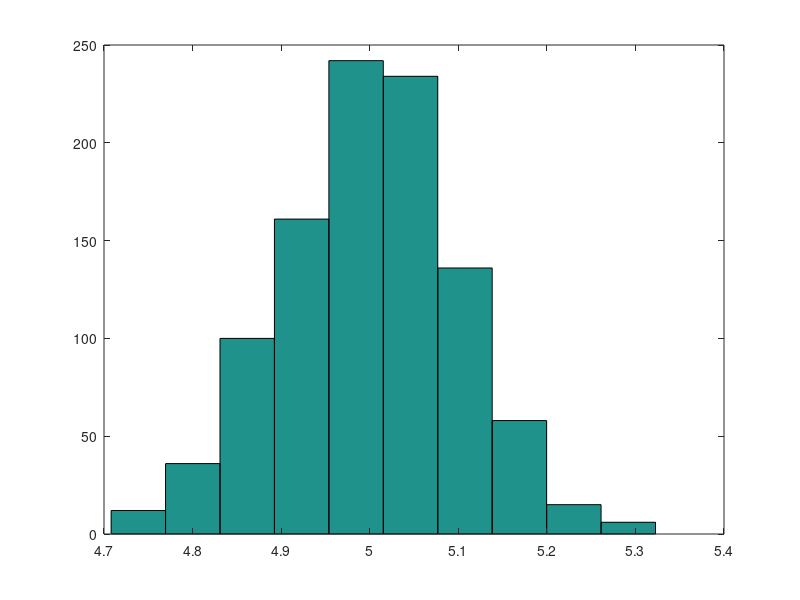

MATLAB code for this plot:
%_____%
% E01 %
%_____%

clc
clear
%% 1.
B = randn(3,4);
B(1,1) = 0;
B(:,2) = [];

%% 2.
A = randn(2,5);
D = A(:,1:3);
F = A(:,[2,4]);

%% 3.
% ich gehe davon das dass es mit matrix B gemeint ist.
A'
inv(A'*A)
det(A'*A)

%% 4.
z = randn(100,1);
z_mean = sum(z) / 100;
mean(z) - z_mean
square_div = z-z_mean;
z_var = square_div' * square_div /99;
z_std = sqrt(z_var);
z_var - var(z)
z_std - std(z)

%% 5.
z_sorted = z;
for i=1:100 
    for j=1:i
        if z_sorted(j) > z_sorted(i)
            foo = z_sorted(j);
            z_sorted(j) = z_sorted(i);
            z_sorted(i) = foo;
        end
    end
end
all(z_sorted == sort(z))

%% 6.
alpha = 0.1;
Ci = z_mean + z_std * tinv(1-alpha/2, 99) * [-1 ,1]
hist(z);

%% 7.
s = randn(100, 1);
s = sqrt(2)*s + 1;

%% 8.
X = randn(100, 1);
u = randn(100, 1);
beta = 5;
y = beta * X + u;
beta_hat = inv(X'*X) * X'* y
beta_hat - beta

% why is it not exactly 5? 
% Das ist nicht zu erwarten (beduetet auch nichts). 
% beta_hat wäre genau 5, wenn Fehlerterm deterministisch wäre, also u gleich
% 0 für jede Beobachtung.

%% 9.
Beta = zeros(1000,1);
for r=1:1000
    X = randn(100, 1);
    u = randn(100,1);
    y = beta * X + u;
    Beta(r) = inv(X'*X) * X'* y;
end
mean(Beta)
hist(Beta)
